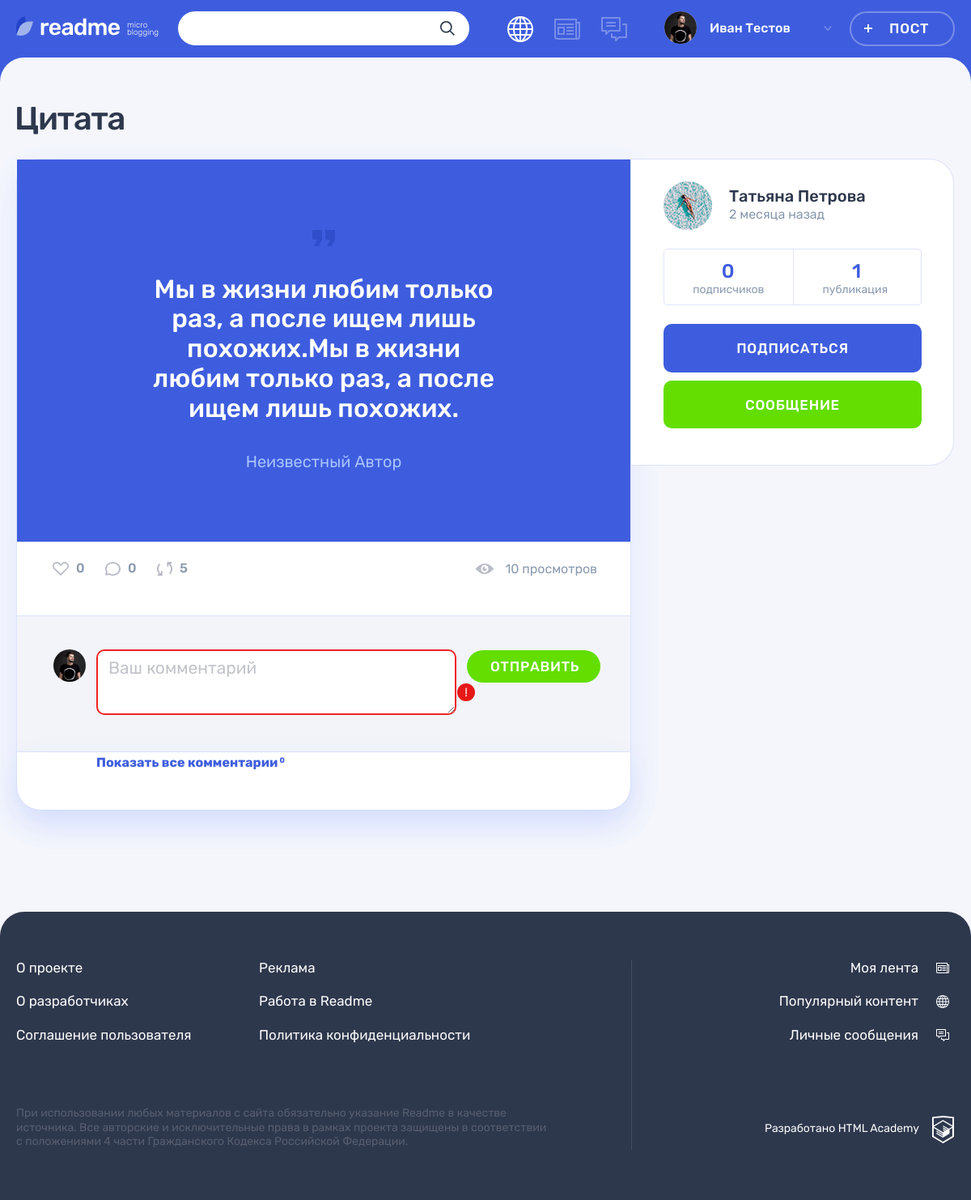
The app's page /post.php?post-id=1, older data.
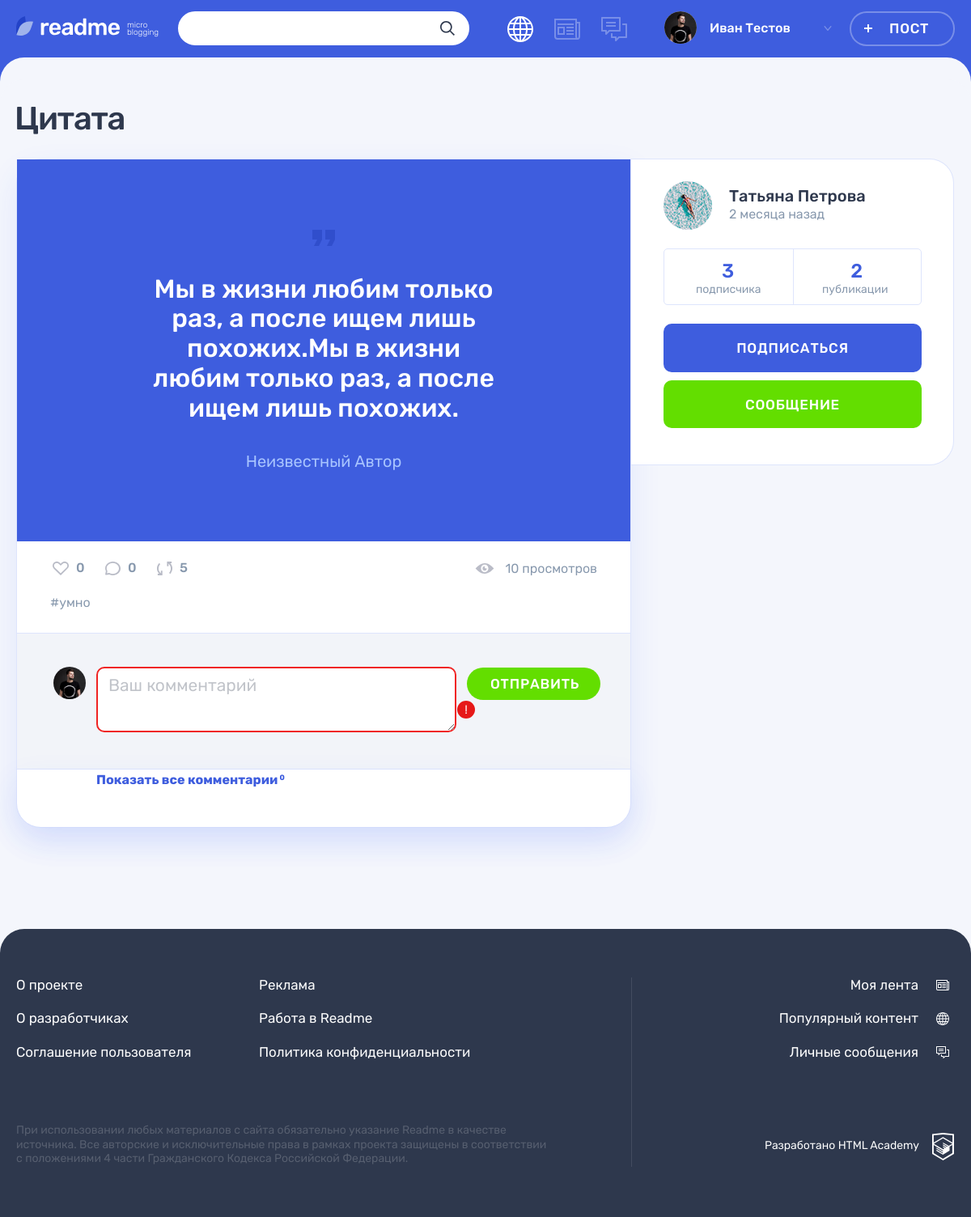
The same page, newer data.
### tables this page shows
CREATE TABLE `tags` (
  `id` int(11) NOT NULL,
  `title` varchar(128) NOT NULL
);

### functions/template.php (called while the page is built, shortened)
<?php
function include_template($name, array $data = [])
{
    $name = 'templates/' . $name;
    extract($data);
    require $name;
    $result = ob_get_clean();
    return $result;
}

### functions/db.php (called while the page is built, shortened)
<?php
function get_array_db(mysqli $connect, string $request): array
{
  $query =  mysqli_query($connect, $request);
  if($query == false) {
    print("Ошибка запроса в БД: " .  mysqli_error($connect));
    exit();
  }
  else {
    $array = mysqli_fetch_all($query, MYSQLI_ASSOC);
    return $array;
  }
}
function get_first_value(mysqli $connect, string $request)
{
  $query =  mysqli_query($connect, $request);
  if($query == false) {
    print("Ошибка запроса в БД: " .  mysqli_error($connect));
    exit();
  }
  else {
    $array = mysqli_fetch_array($query);
    return $array[0];
  }
}
function get_posts(mysqli $connection, ?int $type_id = NULL, ?int $post_id = NULL): array
{
    $sql = "SELECT
              posts.id,
              posts.content,
              posts.title,
              posts.publictation_date,
              posts.user_id,
              posts.author_quote,
              posts.img_path,
              posts.video_path,
              site_path,
              users.dt_add,
              users.first_name,
              users.last_name,
              users.avatar_path,
              types.class_name
            FROM `posts`
            LEFT JOIN
              `users`
            ON
              posts.user_id = users.id
            LEFT JOIN
              `types`
            ON
              posts.type_id = types.id ";
      if($post_id) {
        $sql .= "WHERE posts.id = {$post_id}";
      }
    return get_array_db($connection, $sql);
}
function get_count_likes(mysqli $connection, int $post_id):int
{
  $sql = "SELECT COUNT(id) AS total_count FROM `likes` WHERE post_id = {$post_id}";
  return get_first_value($connection,$sql);
}
function get_quantity_post(mysqli $connection, int $user_id):int
{
  $sql = "SELECT COUNT(id) AS total_count FROM `posts` WHERE user_id = {$user_id}";
  return get_first_value($connection, $sql);
}
function get_quantity_followers(mysqli $connection, int $user_id):int
{
  $sql = "SELECT COUNT(id) AS total_count FROM `subscriptions` WHERE user_id = {$user_id}";
  return get_first_value($connection,$sql);
}
function get_tags_post(mysqli $connection, ?int $post_id = NULL): array
{
  $sql = "SELECT
    tags.id,
    tags.title
  FROM `tags`
  LEFT JOIN
    `relations_posts_tags`
  ON
  relations_posts_tags.tags_id = tags.id
  LEFT JOIN
    `posts`
  ON
    posts.id = relations_posts_tags.post_id
  WHERE posts.id = {$post_id}";
  return get_array_db($connection, $sql);
}

### functions/date.php (called while the page is built, shortened)
<?php
function get_noun_plural_form(int $number, string $one, string $two, string $many): string
{
    $number = (int)$number;
    $mod10 = $number % 10;
    $mod100 = $number % 100;
    switch (true) {
        case ($mod10 === 1):
            return $one;
        case ($mod10 >= 2 && $mod10 <= 4):
            return $two;
        default:
            return $many;
    }
}

### functions/request.php (called while the page is built, shortened)
<?php
function get_data_from_params(string $param):?int
{
    $data = $_GET[$param]?? NULL;
    if(is_numeric($data)) {
        return (int) $data;
    }
    else {
        exit('Неверный параметр в запросе');
    };
}

### templates/post-details.php (the view, shortened to what the changed rows need)
<main class="page__main page__main--publication">
  <div class="container">
    <h1 class="page__title page__title--publication"><?=$post[0]["title"] ?></h1>
    <section class="post-details">
      <div class="post-details__wrapper post-<?=$post[0]["class_name"]?>">
        <div class="post-details__main-block post post--details">
          <ul class="post__tags">
            <?php foreach($tags as $tag): ?>
            <li><a href="#"><?="#" . $tag['title']?></a></li>
            <?php endforeach ?>
          </ul>
        </div>
        <div class="post-details__user user">
          <div class="post-details__rating user__rating">
            <p class="post-details__rating-item user__rating-item user__rating-item--subscribers">
              <span class="post-details__rating-amount user__rating-amount"><?=$followers_author?></span>
              <span class="post-details__rating-text user__rating-text"><?=get_noun_plural_form($followers_author, "подписчик", "подписчика", "подписчиков")?></span>
            </p>
            <p class="post-details__rating-item user__rating-item user__rating-item--publications">
              <span class="post-details__rating-amount user__rating-amount"><?=$quantity_post_author?></span>
              <span class="post-details__rating-text user__rating-text"><?=get_noun_plural_form($quantity_post_author, "публикация", "публикации", "публикаций")?></span>
            </p>
          </div>
        </div>
      </div>
    </section>
  </div>
</main>

Row changes from the older to the newer data that the page shows:
added tags: title "умно"
Text that changed along with them:
$followers_author: "0" → "3"
$quantity_post_author: "1" → "2"
text no longer shown: "подписчиков публикация"
text now shown: "подписчика публикации"
